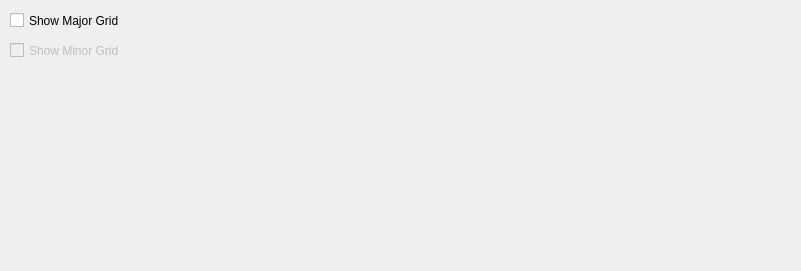
<?xml version="1.0" encoding="UTF-8"?>
<ui version="4.0">
 <class>PlotTab</class>
 <widget class="QWidget" name="PlotTab">
  <property name="geometry">
   <rect>
    <x>0</x>
    <y>0</y>
    <width>801</width>
    <height>271</height>
   </rect>
  </property>
  <property name="windowTitle">
   <string>Form</string>
  </property>
  <widget class="QCheckBox" name="showMajorGridCheckBox">
   <property name="geometry">
    <rect>
     <x>10</x>
     <y>10</y>
     <width>131</width>
     <height>21</height>
    </rect>
   </property>
   <property name="text">
    <string>Show Major Grid</string>
   </property>
  </widget>
  <widget class="QCheckBox" name="showMinorGridCheckBox">
   <property name="enabled">
    <bool>false</bool>
   </property>
   <property name="geometry">
    <rect>
     <x>10</x>
     <y>40</y>
     <width>131</width>
     <height>21</height>
    </rect>
   </property>
   <property name="text">
    <string>Show Minor Grid</string>
   </property>
  </widget>
 </widget>
 <resources/>
 <connections/>
</ui>
